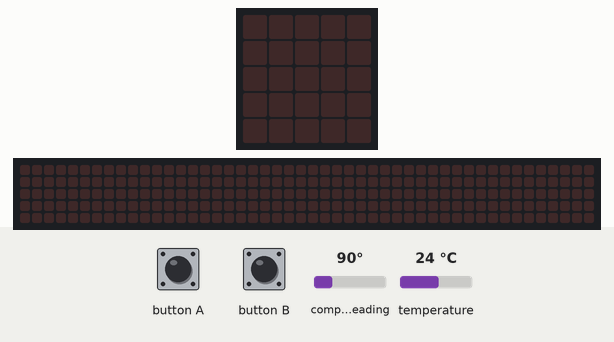
Recording of a program running on a simulated BBC micro:bit (MakeCode). Parts: the board's 5×5 LED display, a strip that is not on the board, showing the scrolling text unrolled. The inputs (shaded band) are chosen by the test bench; at power-on: compass heading 90°, temperature 24 °C. The 48×5 strip is a reading aid, not a part: it shows the text the display is scrolling, unrolled, one strip-width of it at a time; the compass is already calibrated.

Above: at 1.2 s.
1.3 s: button A pressed for 0.15 s
At 4.01 s:
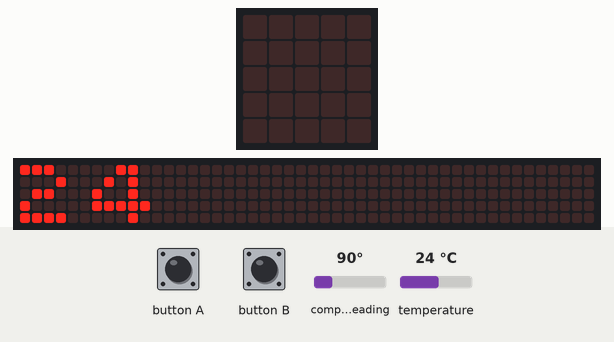
4.3 s: button B pressed for 0.15 s
At 5.0 s:
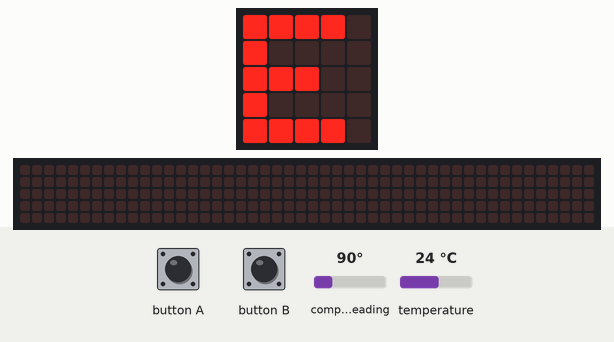
5.9 s: button A pressed for 0.15 s
At 6.12 s:
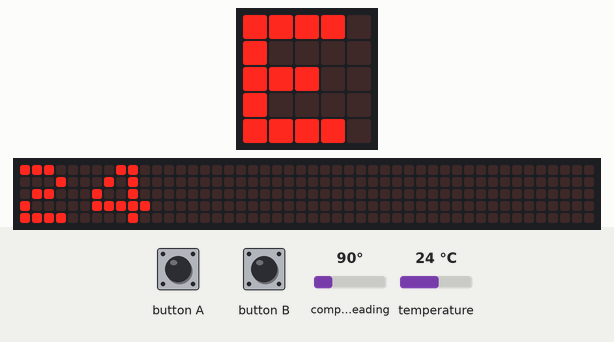
Timing chart, 0 to 8.9 s (numbered marks = the images above; inputs shaded):
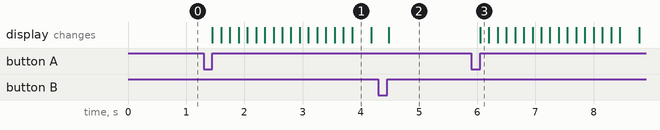

Measured:
- after the input at 1.3 s, the display: changes after 0.15 s (image 1)
- after the input at 4.3 s, the display: changes after 0.18 s (image 2)
- after the input at 5.9 s, the display: changes after 0.15 s (image 3)

The program:

main.ts
```typescript
let temp = 0
let degrees = 0
input.onButtonPressed(Button.A, function () {
    temp = input.temperature()
    basic.showNumber(temp)
})
input.onButtonPressed(Button.B, function () {
    degrees = input.compassHeading()
    if (degrees < 45) {
        basic.showString("N")
    } else if (degrees < 135) {
        basic.showString("E")
    } else if (degrees < 225) {
        basic.showString("S")
    } else if (degrees < 315) {
        basic.showString("W")
    } else {
        basic.showString("N")
    }
})
basic.forever(function () {

})
```

test.ts
```typescript
// 在這裡測試；當此封包作為擴充功能時，將不會編譯此內容。
```
